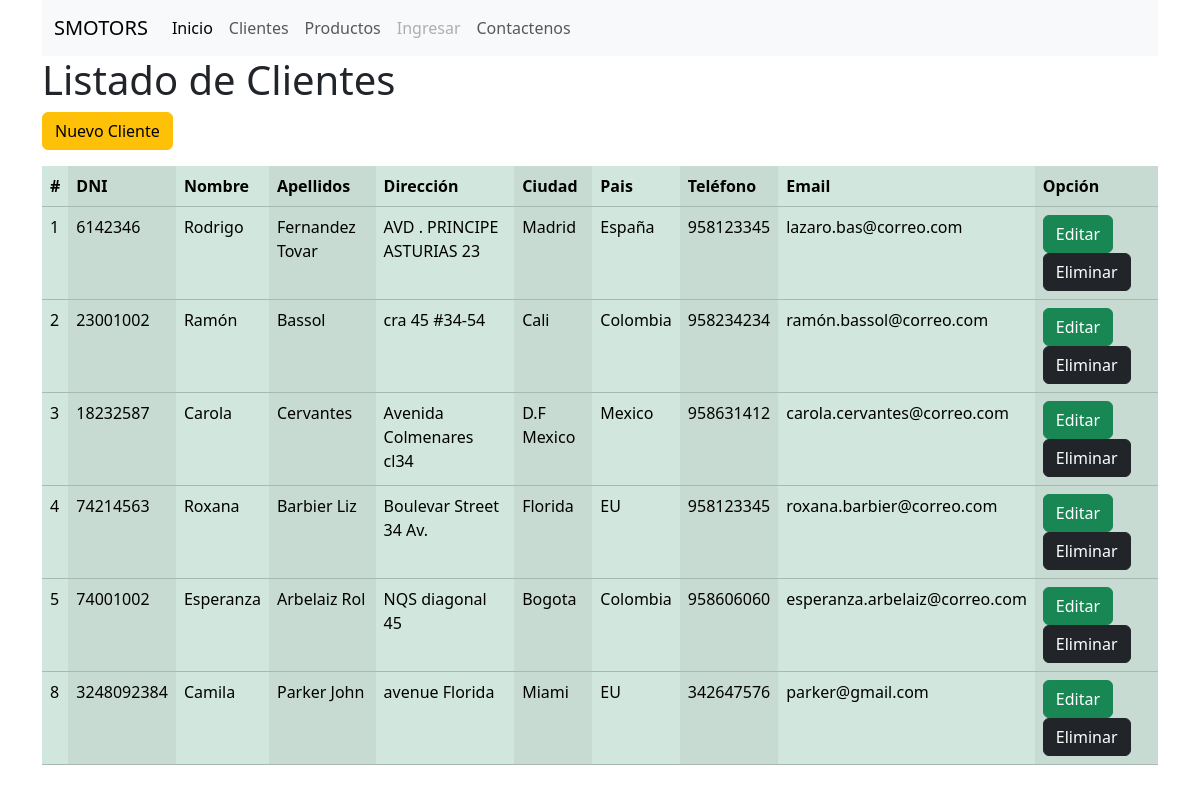
Page /clientes/ on the earlier database version.
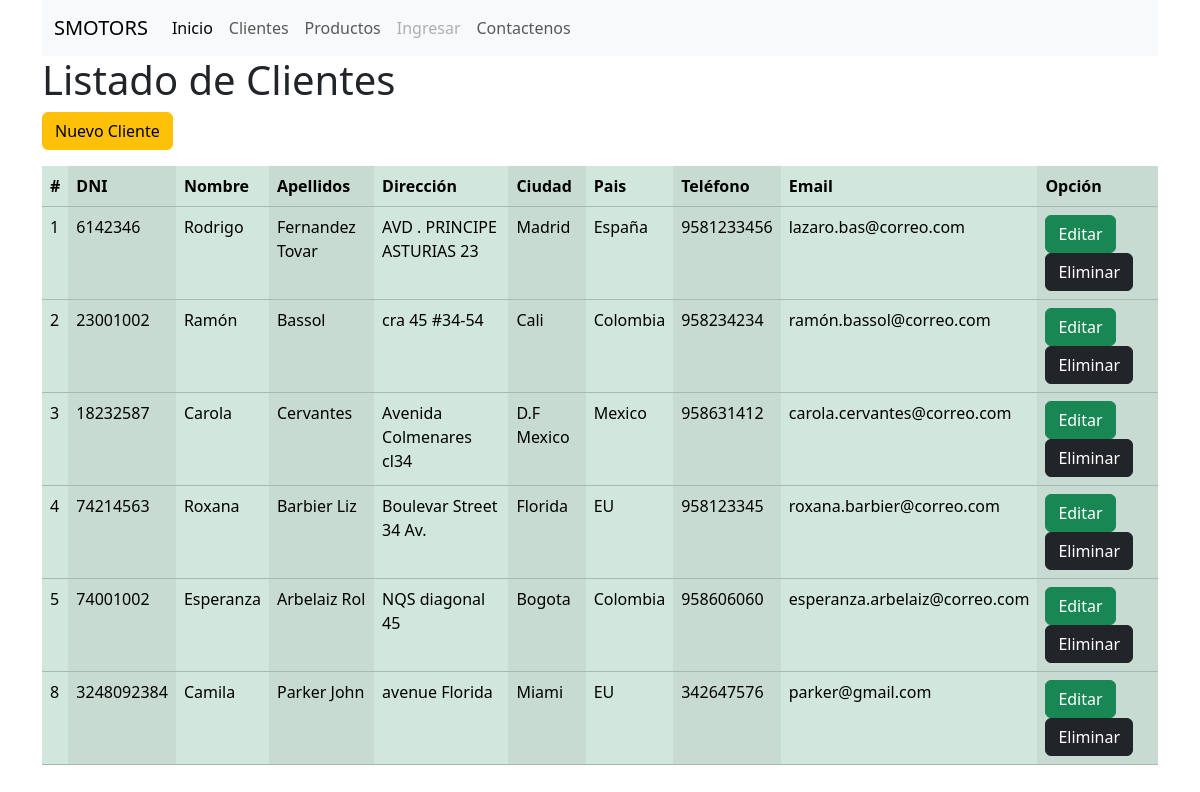
Same page on the later database version.
### clientes/models.py (models this page shows)
class Clientes(models.Model):
    id_cliente = models.AutoField(primary_key=True)
    cedula_cliente = models.IntegerField()
    nombre_cliente = models.CharField(max_length=50)
    apellidos_cliente = models.CharField(max_length=50)
    direccion_cliente = models.CharField(max_length=100)
    ciudad_cliente = models.CharField(max_length=50)
    pais_cliente = models.CharField(max_length=50)
    telefono_cliente = models.IntegerField()
    email_cliente = models.CharField(max_length=50)
    def __str__(self):
        return f'{self.nombre_cliente} {self.apellidos_cliente}'

### clientes/views.py (the view)
# urls.py: path('clientes/', views.clientes, name='clientes'),
def  clientes(request):
        clientes = Clientes.objects.all()#se trae todos los registros de la tabla clientes
        print(clientes)#definir llave
        contexto = {
                'clientes' : clientes
        }
        return render(request, 'clientes.html', contexto)

### clientes/templates/clientes.html (shortened to what this page needs)
{% extends 'base.html' %}
{% block contenido %}
        <h1>Listado de Clientes</h1>
            <p><a class="btn btn-warning"  href="{% url 'crearCliente' %}" >Nuevo Cliente</a></p>
        <table class="table table-success table-striped-columns">
                <thead>
                        <th>#</th>
                        <th>DNI</th>
                        <th>Nombre</th>
                        <th>Apellidos</th>
                        <th>Dirección</th>
                        <th>Ciudad</th>
                        <th>Pais</th>
                        <th>Teléfono</th>
                        <th>Email</th>
                        <th>Opción</th>
                </thead>
                <tbody>
                        {% for cliente in clientes %}
                        <tr>
                            <td>{{cliente.id_cliente}}</td>
                            <td>{{cliente.cedula_cliente}}</td>
                            <td>{{cliente.nombre_cliente}}</td>
                            <td>{{cliente.apellidos_cliente}}</td>
                            <td>{{cliente.direccion_cliente}}</td>
                            <td>{{cliente.ciudad_cliente}}</td>
                            <td>{{cliente.pais_cliente}}</td>
                            <td>{{cliente.telefono_cliente}}</td>
                            <td>{{cliente.email_cliente}}</td>
                            <td>
                                <a href="{% url 'editarCliente' cliente.id_cliente %}" class="btn btn-success">Editar</a>
                                <a href="{% url 'eliminarCliente' cliente.id_cliente %}" class="btn btn-dark">Eliminar</a>
                            </td>
                        </tr>
                        {% endfor %}
                </tbody>
        </table>
{% endblock %}

### clientes/templates/base.html (shortened to what this page needs)
<!DOCTYPE html>
<html lang="en">
<head>
    {% load bootstrap5 %}
    {% bootstrap_css %}
</head>
<body>
<div class="container">
<nav class="navbar navbar-expand-lg bg-light">
    <div class="container-fluid">
        <a class="navbar-brand" href="#">SMOTORS</a>
        <div class="collapse navbar-collapse" id="navbarNav">
            <ul class="navbar-nav">
                <li class="nav-item">
                    <a class="nav-link active" aria-current="page" href="{% url 'inicio' %}">Inicio</a>
                </li>
                <li class="nav-item">
                    <a class="nav-link" href="{% url 'clientes' %}">Clientes</a>
                </li>
                <li class="nav-item">
                    <a class="nav-link" href="#">Productos</a>
                </li>
                <li class="nav-item">
                    <a class="nav-link disabled">Ingresar</a>
                </li>
                <li class="nav-item">
                    <a class="nav-link" href="{% url 'contactenos' %}">Contactenos</a>
                </li>
            </ul>
        </div>
    </div>
</nav>
            {% block contenido %}
            {% endblock%}
    </div>
</body>
</html>

Differences in the rows shown:
changed Clientes "Rodrigo": telefono_cliente "958123345" → "9581233456"
